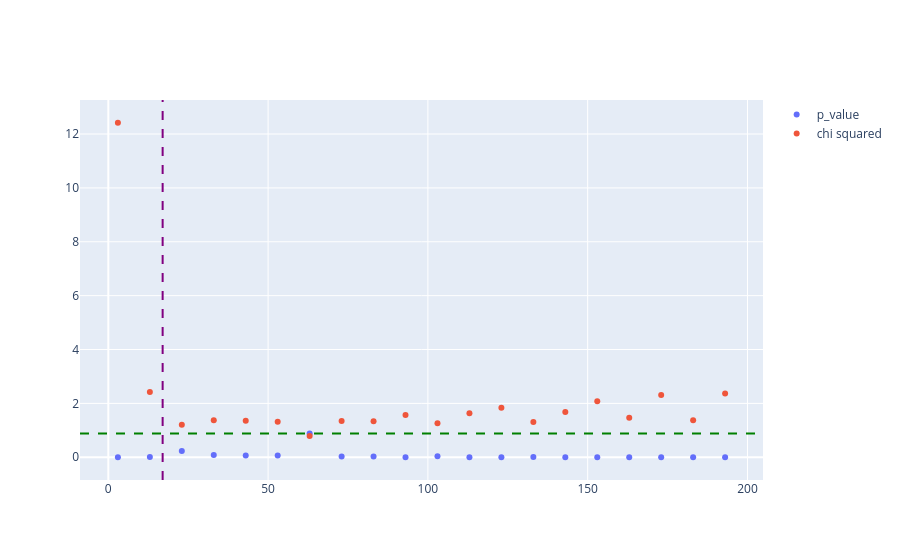

The code cell stored with this chart in its notebook:
### Code cell
fig = go.Figure()

range_bins = np.arange(min_bin_range , max_bin_range , step_bin , dtype=int)

fig.add_trace( go.Scatter( x = range_bins , y = p_value_list , mode="markers" , name="p_value"))
fig.add_trace( go.Scatter( x = range_bins , y = chi2_list , mode="markers" , name="chi squared"))
fig.add_vline(x= sturges(len(data_refact)), line_dash="dash", line_color="purple" , name= "sturges value for binning")
fig.add_hline( y= max(p_value_list) , line_dash="dash", line_color="green" , name= "minimum p_value")
fig.update_layout(showlegend=True)
fig.show()

### Figure 1 — Plotly figure (JSON) as saved in the notebook; plotly's stock layout.template omitted (floating-point values rounded to 4 significant figures)
{"data": [{"mode": "markers", "name": "p_value", "type": "scatter", "x": [3, 13, 23, 33, 43, 53, 63, 73, 83, 93, 103, 113, 123, 133, 143, 153, 163, 173, 183, 193], "y": [0.0004249, 0.005204, 0.2338, 0.07917, 0.06622, 0.06261, 0.8842, 0.02833, 0.0233, 0.0004175, 0.04016, 2.872e-05, 5.86e-08, 0.009557, 8.194e-07, 1.54e-13, 0.0001047, 0, 0.00069, 0]}, {"mode": "markers", "name": "chi squared", "type": "scatter", "x": [3, 13, 23, 33, 43, 53, 63, 73, 83, 93, 103, 113, 123, 133, 143, 153, 163, 173, 183, 193], "y": [12.42, 2.422, 1.205, 1.376, 1.351, 1.32, 0.7892, 1.344, 1.336, 1.571, 1.259, 1.633, 1.836, 1.312, 1.678, 2.082, 1.467, 2.311, 1.371, 2.366]}], "layout": {"shapes": [{"line": {"color": "purple", "dash": "dash"}, "name": "sturges value for binning", "type": "line", "x0": 17, "x1": 17, "xref": "x", "y0": 0, "y1": 1, "yref": "y domain"}, {"line": {"color": "green", "dash": "dash"}, "name": "minimum p_value", "type": "line", "x0": 0, "x1": 1, "xref": "x domain", "y0": 0.8842, "y1": 0.8842, "yref": "y"}], "showlegend": true}}
